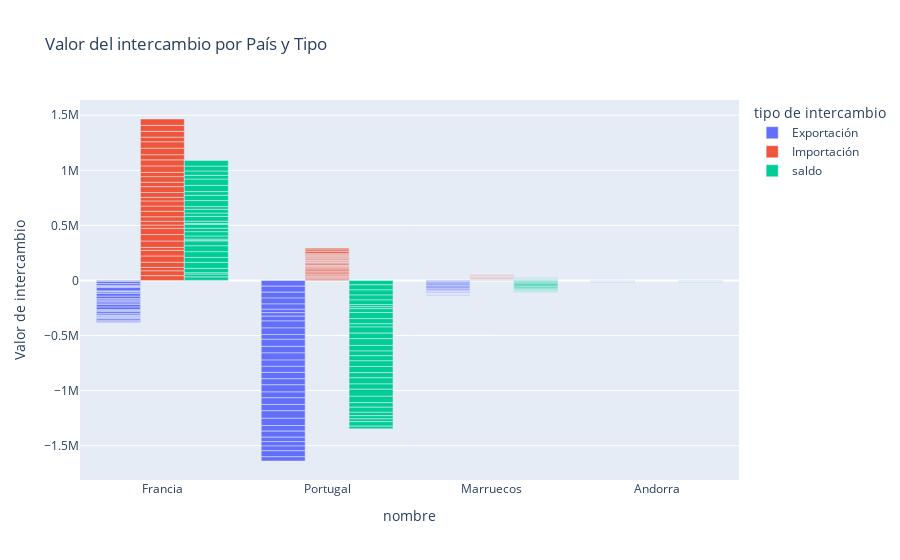

Write notebook code for a chart like this one.
### Code cell
fig = px.bar(df_intercambio, x = 'nombre', y = 'Valores', color = 'tipo de intercambio',
             title= 'Valor del intercambio por País y Tipo',
             labels= {'Valores' : 'Valor de intercambio', 'nombre' : 'nombre'},
             barmode= 'group')

fig.show()

### Figure 1 — Plotly figure (JSON) as saved in the notebook; plotly's stock layout.template omitted (floating-point values rounded to 4 significant figures)
{"data": [{"alignmentgroup": "True", "hovertemplate": "tipo de intercambio=Exportación<br>nombre=%{x}<br>Valor de intercambio=%{y}<extra></extra>", "legendgroup": "Exportación", "marker": {"color": "#636efa", "pattern": {"shape": ""}}, "name": "Exportación", "offsetgroup": "Exportación", "orientation": "v", "showlegend": true, "textposition": "auto", "type": "bar", "x": ["Francia", "Francia", "Francia", "Francia", "Francia", "Francia", "Francia", "Francia", "Francia", "Francia", "Francia", "Francia", "Francia", "Francia", "Francia", "Francia", "Francia", "Francia", "Francia", "Francia", "Francia", "Francia", "Francia", "Francia", "Francia", "Francia", "Francia", "Francia", "Francia", "Francia", "Francia", "Portugal", "Portugal", "Portugal", "Portugal", "Portugal", "Portugal", "Portugal", "Portugal", "Portugal", "Portugal", "Portugal", "Portugal", "Portugal", "Portugal", "Portugal", "Portugal", "Portugal", "Portugal", "Portugal", "Portugal", "Portugal", "Portugal", "Portugal", "Portugal", "Portugal", "Portugal", "Portugal", "Portugal", "Portugal", "Portugal", "Portugal", "Marruecos", "Marruecos", "Marruecos", "Marruecos", "Marruecos", "Marruecos", "Marruecos", "Marruecos", "Marruecos", "Marruecos", "Marruecos", "Marruecos", "Marruecos", "Marruecos", "Marruecos", "Marruecos", "Marruecos", "Marruecos", "Marruecos", "Marruecos", "Marruecos", "Marruecos", "Marruecos", "Marruecos", "Marruecos", "Marruecos", "Marruecos", "Marruecos", "Marruecos", "Marruecos", "Andorra", "Andorra", "Andorra", "Andorra", "Andorra", "Andorra", "Andorra", "Andorra", "Andorra", "Andorra", "Andorra", "Andorra", "Andorra", "Andorra", "Andorra", "Andorra", "Andorra", "Andorra", "Andorra", "Andorra", "Andorra", "Andorra", "Andorra", "Andorra", "Andorra", "Andorra", "Andorra", "Andorra", "Andorra", "Andorra", "Andorra"], "xaxis": "x", "y": [-11120.0, -18860.0, -17630.0, -7880.0, -2572.0, -6586.0, -31670.0, -5000.0, -4606.0, -11830.0, -26000.0, -22230.0, -12820.0, -10780.0, -15650.0, -12080.0, -24528, -23550.0, -8903, -10010.0, -16800.0, -14160.0, -4112.0, -7282.0, -13130.0, -2227.0, -854, -8227.0, -13050.0, -10110.0, -7428.0, -52280.0, -54580.0, -53440.0, -53761, -48210.0, -31300.0, -31010.0, -43690.0, -63440.0, -59390.0, -43600.0, -64300.0, -59160.0, -65120.0, -56870.0, -54980.0, -57370.0, -55470.0, -65022, -52870.0, -60270.0, -57190.0, -68440.0, -65350.0, -51060.0, -55300.0, -39610.0, -40490.0, -42840, -54970.0, -37950.0, -7640, -7010, -8680.0, -10110.0, -12169, -12980, -11440, -8380, -8884, -6714, -4120, -3680, -2990, -7059, -3860, -3080, -1250, -640, -900, -1270, -2183, -1450, -1688, -620, -550, -1550, -3064.0, -940, -140, -3370, -416, -417, -417, -415, -412, -385, -357, -633, -950, -997, -888, -879, -369, -358, -569, -422, -411, -420, -415, -373, -372, -423, -431, -434, -410, -437, -399, -384, -439, -865, -458], "yaxis": "y"}, {"alignmentgroup": "True", "hovertemplate": "tipo de intercambio=Importación<br>nombre=%{x}<br>Valor de intercambio=%{y}<extra></extra>", "legendgroup": "Importación", "marker": {"color": "#EF553B", "pattern": {"shape": ""}}, "name": "Importación", "offsetgroup": "Importación", "orientation": "v", "showlegend": true, "textposition": "auto", "type": "bar", "x": ["Francia", "Francia", "Francia", "Francia", "Francia", "Francia", "Francia", "Francia", "Francia", "Francia", "Francia", "Francia", "Francia", "Francia", "Francia", "Francia", "Francia", "Francia", "Francia", "Francia", "Francia", "Francia", "Francia", "Francia", "Francia", "Francia", "Francia", "Francia", "Francia", "Francia", "Francia", "Portugal", "Portugal", "Portugal", "Portugal", "Portugal", "Portugal", "Portugal", "Portugal", "Portugal", "Portugal", "Portugal", "Portugal", "Portugal", "Portugal", "Portugal", "Portugal", "Portugal", "Portugal", "Portugal", "Portugal", "Portugal", "Portugal", "Portugal", "Portugal", "Portugal", "Portugal", "Portugal", "Portugal", "Portugal", "Portugal", "Portugal", "Marruecos", "Marruecos", "Marruecos", "Marruecos", "Marruecos", "Marruecos", "Marruecos", "Marruecos", "Marruecos", "Marruecos", "Marruecos", "Marruecos", "Marruecos", "Marruecos", "Marruecos", "Marruecos", "Marruecos", "Marruecos", "Marruecos", "Marruecos", "Marruecos", "Marruecos"], "xaxis": "x", "y": [43830.0, 44140.0, 30380.0, 47060.0, 57080.0, 50960.0, 27230.0, 57740.0, 58508, 55750.0, 30350.0, 34000.0, 41230.0, 50110.0, 46810.0, 46970.0, 32440.0, 44094, 53300.0, 39590.0, 51038, 38750.0, 58770.0, 54840.0, 47070.0, 58980.0, 58090.0, 41993, 52660.0, 54360.0, 57750.0, 12090.0, 8336.0, 7028.0, 9066.0, 6581.0, 11380.0, 13320.0, 9663.0, 8069.0, 11850.0, 14379, 8732, 8760.0, 3959.0, 5967.0, 12210.0, 10473, 4949.0, 9236.0, 5701.0, 4056.0, 9557.0, 4684.0, 7482.0, 9878.0, 8791.0, 8583, 12090.0, 16800.0, 14760.0, 14270.0, 1062, 1292, 2370, 260, 1260, 1410, 920, 1295, 2550, 6393.0, 4545, 2300, 3854, 2678, 3738, 1431, 1434, 2033, 2190, 4989, 2273, 2173], "yaxis": "y"}, {"alignmentgroup": "True", "hovertemplate": "tipo de intercambio=saldo<br>nombre=%{x}<br>Valor de intercambio=%{y}<extra></extra>", "legendgroup": "saldo", "marker": {"color": "#00cc96", "pattern": {"shape": ""}}, "name": "saldo", "offsetgroup": "saldo", "orientation": "v", "showlegend": true, "textposition": "auto", "type": "bar", "x": ["Francia", "Francia", "Francia", "Francia", "Francia", "Francia", "Francia", "Francia", "Francia", "Francia", "Francia", "Francia", "Francia", "Francia", "Francia", "Francia", "Francia", "Francia", "Francia", "Francia", "Francia", "Francia", "Francia", "Francia", "Francia", "Francia", "Francia", "Francia", "Francia", "Francia", "Francia", "Portugal", "Portugal", "Portugal", "Portugal", "Portugal", "Portugal", "Portugal", "Portugal", "Portugal", "Portugal", "Portugal", "Portugal", "Portugal", "Portugal", "Portugal", "Portugal", "Portugal", "Portugal", "Portugal", "Portugal", "Portugal", "Portugal", "Portugal", "Portugal", "Portugal", "Portugal", "Portugal", "Portugal", "Portugal", "Portugal", "Portugal", "Marruecos", "Marruecos", "Marruecos", "Marruecos", "Marruecos", "Marruecos", "Marruecos", "Marruecos", "Marruecos", "Marruecos", "Marruecos", "Marruecos", "Marruecos", "Marruecos", "Marruecos", "Marruecos", "Marruecos", "Marruecos", "Marruecos", "Marruecos", "Marruecos", "Marruecos", "Marruecos", "Marruecos", "Marruecos", "Marruecos", "Marruecos", "Marruecos", "Marruecos", "Marruecos", "Andorra", "Andorra", "Andorra", "Andorra", "Andorra", "Andorra", "Andorra", "Andorra", "Andorra", "Andorra", "Andorra", "Andorra", "Andorra", "Andorra", "Andorra", "Andorra", "Andorra", "Andorra", "Andorra", "Andorra", "Andorra", "Andorra", "Andorra", "Andorra", "Andorra", "Andorra", "Andorra", "Andorra", "Andorra", "Andorra", "Andorra"], "xaxis": "x", "y": [32710.0, 25280.0, 12750.0, 39180.0, 54500.0, 44380.0, -4440.0, 52740.0, 53900.0, 43920.0, 4352.0, 11760.0, 28410.0, 39330.0, 31160.0, 34890.0, 7914.0, 20540.0, 44400.0, 29580.0, 34230.0, 24590.0, 54660.0, 47560.0, 33940.0, 56760.0, 57240.0, 33770.0, 39610.0, 44250.0, 50330.0, -40190.0, -46240.0, -46410.0, -44700.0, -41630.0, -19920.0, -17690.0, -34020.0, -55370.0, -47540.0, -29220.0, -55570.0, -50400.0, -61160.0, -50900.0, -42770.0, -46890.0, -50520.0, -55790.0, -47168, -56220.0, -47630.0, -63760.0, -57870.0, -41180.0, -46510.0, -31020.0, -28400.0, -26040.0, -40210.0, -23670.0, -6578, -5718, -8680.0, -10110.0, -12169, -12980, -11440, -6010, -8624, -6714, -2860, -2270, -2990, -7059, -2940, -1785, 1300, 5753.0, 3645, 1030, 1671, 1228, 2050, 811, 884, 483, -873.7, 4049, 2133, -1197, -416, -417, -417, -415, -412, -385, -357, -633, -950, -997, -888, -879, -369, -358, -569, -422, -411, -420, -415, -373, -372, -423, -431, -434, -410, -437, -399, -384, -439, -865, -458], "yaxis": "y"}], "layout": {"barmode": "group", "legend": {"title": {"text": "tipo de intercambio"}, "tracegroupgap": 0}, "title": {"text": "Valor del intercambio por País y Tipo"}, "xaxis": {"anchor": "y", "domain": [0, 1], "title": {"text": "nombre"}}, "yaxis": {"anchor": "x", "domain": [0, 1], "title": {"text": "Valor de intercambio"}}}}
